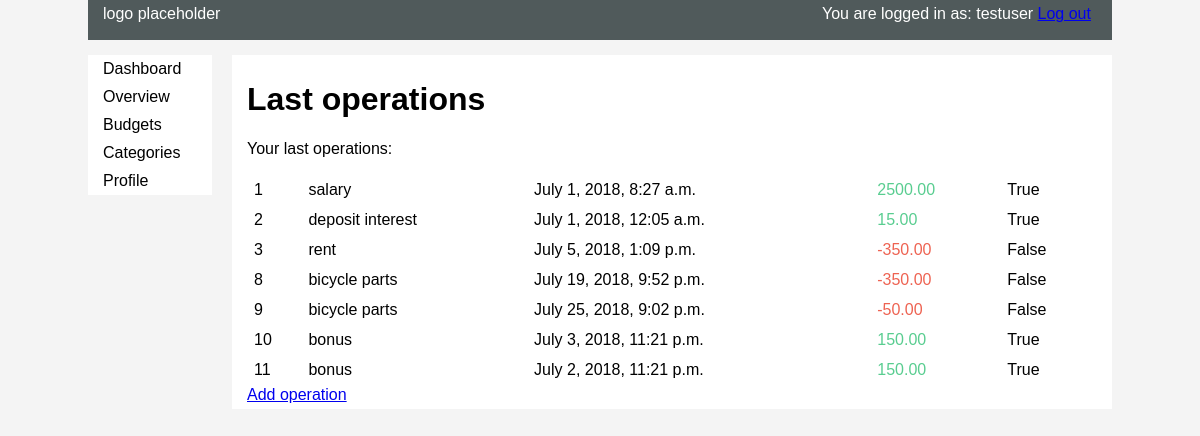
The app's page /budget/ (signed in) with its own data.
### budget/models.py (models this page shows, shortened)
class Operation(models.Model):
    datetime = models.DateTimeField()
    category = models.ForeignKey(Category, on_delete=models.DO_NOTHING, null=True, blank=True)
    budget = models.ForeignKey(Budget, on_delete=models.DO_NOTHING, null=True, blank=True)
    user = models.ForeignKey(User, on_delete=models.DO_NOTHING)
    value = models.DecimalField(max_digits=8, decimal_places=2)
    is_recurring = models.BooleanField()
    is_income = models.BooleanField()
    comment = models.TextField(max_length=250, null=True, blank=True)

class Category(models.Model):
    class Meta:
        verbose_name_plural = "Categories"
    parent = models.ForeignKey('self', on_delete=models.CASCADE, null=True, blank=True)
    name = models.CharField(max_length=30)
    user = models.ForeignKey(User, null=True, blank=True, on_delete=models.DO_NOTHING)
    def __str__(self):
        return str(self.name)

### budget/views.py (the view)
# urls.py: path('', views.last_operations, name='budget_dashboard'),
@login_required
def last_operations(request):
    current_user = request.user
    operations = Operation.objects.filter(user=current_user)
    return render(request, 'budget/last_operations.html', {'operations': operations})

### budget/templates/budget/last_operations.html (shortened to what this page needs)
{% extends "base.html" %}
{% block content %}
    <h1>Last operations</h1>
    <p>Your last operations:</p>
    <table>
        {% for operation in operations %}
        <tr>
            <td>{{ operation.pk }}</td>
            <td>{{ operation.category }}</td>
            <td>{{ operation.datetime }}</td>
            <td class="income-{{ operation.is_income }}">{{ operation.value }}</td>
            <td>{{ operation.is_income }}</td>
        </tr>
        {% endfor %}
    </table>
    <a href="{% url 'budget_add_operation' %}">Add operation</a>
{% endblock %}

### account/templates/base.html (shortened to what this page needs)
<!DOCTYPE html>
{% load staticfiles %}
{% load static %}
<html lang="en">
<head>
    <link rel="stylesheet" href="{% static 'css/main.css' %}">
</head>
<body>
    <div id="container">
        <div id="header">
            <div class="logo">
                logo placeholder
            </div>
            <div class="user">
                {% if request.user.is_authenticated %}
                    You are logged in as: {{ request.user.username }}
                    <a href="{% url 'logout' %}">Log out</a>
                {% else %}
                    <a href="{% url 'login' %}">Log in</a>
                {% endif %}
            </div>
        </div>
        <div id="menu">
            {% if request.user.is_authenticated %}
                <ul class="menu">
                    <li>
                        <a href="{% url 'budget_dashboard' %}">Dashboard</a>
                    </li>
                    <li>
                        <a href="{% url 'budget_overview' %}">Overview</a>
                    </li>
                    <li>
                        <a href="{% url 'budget_view_budgets' %}">Budgets</a>
                    </li>
                    <li>
                        <a href="{% url 'budget_view_categories' %}">Categories</a>
                    </li>
                    <li>
                        <a href="{% url 'dashboard' %}">Profile</a>
                    </li>
                </ul>
            {% endif %}
        </div>
        <div id="content">
            {% block content %}
            {% endblock %}
        </div>
    </div>
</body>
</html>

### static/css/main.css (style rules this page uses)
body { font-family: Arial, Helvetica, sans-serif; margin: 0px; background-color:#f4f4f4; }
div#container { width:1024px; margin:0 auto; overflow: hidden; }
div#header { height:30px; background-color:#505a5b; padding:5px 15px; color: #ffffff; overflow: hidden; }
div#menu { width:124px; margin: 15px 10px 0px 0px; float:left; background-color:#fff; }
div#content { width:850px; margin: 15px 0px 0px 10px; padding: 5px 15px; float: left; background-color:#fff; }
div.logo { width: 124px; float: left; }
div.user { width: 275px; float: right; }
ul.menu { list-style-type: none; margin: 0; padding: 0; width: 100%; }
li a { display: block; color: #000; padding: 5px 15px; text-decoration: none; }
table { width: 100%; }
td { padding: 5px; }
.income-False { color: #ee6352; }
.income-True { color: #59cd90; }

### records on screen
Operation: pk "1", category "salary", datetime "July 1, 2018, 8:27 a.m.", value "2500.00", is_income "True"
Operation: pk "2", category "deposit interest", datetime "July 1, 2018, 12:05 a.m.", value "15.00", is_income "True"
Operation: pk "3", category "rent", datetime "July 5, 2018, 1:09 p.m.", value "-350.00", is_income "False"
Operation: pk "8", category "bicycle parts", datetime "July 19, 2018, 9:52 p.m.", value "-350.00", is_income "False"
Operation: pk "9", category "bicycle parts", datetime "July 25, 2018, 9:02 p.m.", value "-50.00", is_income "False"
Operation: pk "10", category "bonus", datetime "July 3, 2018, 11:21 p.m.", value "150.00", is_income "True"
Operation: pk "11", category "bonus", datetime "July 2, 2018, 11:21 p.m.", value "150.00", is_income "True"

### other values on screen
{{ request.user.username }} "testuser"
